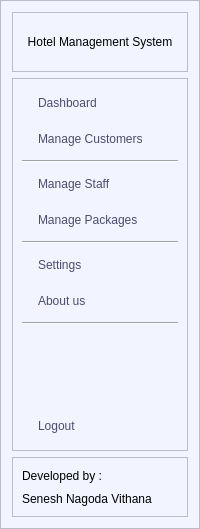
        <widget class="QFrame" name="frame_3">
         <property name="minimumSize">
          <size>
           <width>200</width>
           <height>0</height>
          </size>
         </property>
         <property name="maximumSize">
          <size>
           <width>200</width>
           <height>16777215</height>
          </size>
         </property>
         <property name="styleSheet">
          <string notr="true">background: #F2F4FF;</string>
         </property>
         <property name="frameShape">
          <enum>QFrame::StyledPanel</enum>
         </property>
         <property name="frameShadow">
          <enum>QFrame::Raised</enum>
         </property>
         <property name="lineWidth">
          <number>0</number>
         </property>
         <layout class="QVBoxLayout" name="verticalLayout_4">
          <item>
           <widget class="QFrame" name="frame_11">
            <property name="minimumSize">
             <size>
              <width>0</width>
              <height>60</height>
             </size>
            </property>
            <property name="maximumSize">
             <size>
              <width>16777215</width>
              <height>60</height>
             </size>
            </property>
            <property name="frameShape">
             <enum>QFrame::StyledPanel</enum>
            </property>
            <property name="frameShadow">
             <enum>QFrame::Raised</enum>
            </property>
            <layout class="QVBoxLayout" name="verticalLayout_5">
             <item>
              <widget class="QLabel" name="label_5">
               <property name="styleSheet">
                <string notr="true">font: 700 12pt &quot;SF Pro Display&quot;;</string>
               </property>
               <property name="text">
                <string>Hotel Management System</string>
               </property>
               <property name="alignment">
                <set>Qt::AlignCenter</set>
               </property>
               <property name="wordWrap">
                <bool>true</bool>
               </property>
              </widget>
             </item>
            </layout>
           </widget>
          </item>
          <item>
           <widget class="QFrame" name="frame_12">
            <property name="layoutDirection">
             <enum>Qt::LeftToRight</enum>
            </property>
            <property name="styleSheet">
             <string notr="true">/* Default button style */
QPushButton {
    background-color: transparent;
	font: 10pt &quot;SF Pro Display&quot;;
    color: #4C4C6C;
    border: none;
    border-radius: 5px;
    padding: 8px 16px; 
text-align: left;

}

/* Button style on hover */
QPushButton:hover {
 background-color: #46464b;
	color: #ffffff;
	font-weight: bold;
}

/* Button style when pressed */
QPushButton:pressed {
    background-color: #AE544F;
 	color: #FFFFFF;
}

QPushButton:checked {
	background-color: #AE544F;
 	color: #FFFFFF;
}</string>
            </property>
            <property name="frameShape">
             <enum>QFrame::StyledPanel</enum>
            </property>
            <property name="frameShadow">
             <enum>QFrame::Raised</enum>
            </property>
            <layout class="QVBoxLayout" name="verticalLayout_7">
             <item>
              <widget class="QPushButton" name="btn_dashboard">
               <property name="text">
                <string>Dashboard</string>
               </property>
               <property name="icon">
                <iconset resource="../../icon/icon.qrc">
                 <normaloff>:/newPrefix/Home.svg</normaloff>
                 <disabledoff>:/newPrefix/Home.svg</disabledoff>
                 <activeon>:/newPrefix/Home_W.svg</activeon>
                 <selectedon>:/newPrefix/Home_W.svg</selectedon>:/newPrefix/Home.svg</iconset>
               </property>
               <property name="checkable">
                <bool>true</bool>
               </property>
              </widget>
             </item>
             <item>
              <widget class="QPushButton" name="btn_mgt_customer">
               <property name="text">
                <string>Manage Customers</string>
               </property>
               <property name="icon">
                <iconset resource="../../icon/icon.qrc">
                 <normaloff>:/newPrefix/Partners_List.svg</normaloff>
                 <normalon>:/newPrefix/Partners_List_W.svg</normalon>:/newPrefix/Partners_List.svg</iconset>
               </property>
               <property name="checkable">
                <bool>true</bool>
               </property>
              </widget>
             </item>
             <item>
              <widget class="Line" name="line">
               <property name="orientation">
                <enum>Qt::Horizontal</enum>
               </property>
              </widget>
             </item>
             <item>
              <widget class="QPushButton" name="btn_mgt_staff">
               <property name="text">
                <string>Manage Staff</string>
               </property>
               <property name="icon">
                <iconset resource="../../icon/icon.qrc">
                 <normaloff>:/newPrefix/Assistant.svg</normaloff>
                 <normalon>:/newPrefix/Assistant_W.svg</normalon>:/newPrefix/Assistant.svg</iconset>
               </property>
               <property name="checkable">
                <bool>true</bool>
               </property>
              </widget>
             </item>
             <item>
              <widget class="QPushButton" name="btn_mgt_package">
               <property name="text">
                <string>Manage Packages</string>
               </property>
               <property name="icon">
                <iconset resource="../../icon/icon.qrc">
                 <normaloff>:/newPrefix/Report.svg</normaloff>
                 <normalon>:/newPrefix/Report_W.svg</normalon>:/newPrefix/Report.svg</iconset>
               </property>
               <property name="checkable">
                <bool>true</bool>
               </property>
              </widget>
             </item>
             <item>
              <widget class="Line" name="line_2">
               <property name="orientation">
                <enum>Qt::Horizontal</enum>
               </property>
              </widget>
             </item>
             <item>
              <widget class="QPushButton" name="btn_settings">
               <property name="text">
                <string>Settings</string>
               </property>
               <property name="icon">
                <iconset resource="../../icon/icon.qrc">
                 <normaloff>:/newPrefix/setting_dark.svg</normaloff>
                 <normalon>:/newPrefix/setting_light.svg</normalon>:/newPrefix/setting_dark.svg</iconset>
               </property>
               <property name="iconSize">
                <size>
                 <width>11</width>
                 <height>11</height>
                </size>
               </property>
               <property name="checkable">
                <bool>true</bool>
               </property>
              </widget>
             </item>
             <item>
              <widget class="QPushButton" name="btn_about_us">
               <property name="text">
                <string>About us</string>
               </property>
               <property name="icon">
                <iconset resource="../../icon/icon.qrc">
                 <normaloff>:/newPrefix/P_msg.svg</normaloff>
                 <normalon>:/newPrefix/P_msg_W.svg</normalon>:/newPrefix/P_msg.svg</iconset>
               </property>
               <property name="checkable">
                <bool>true</bool>
               </property>
              </widget>
             </item>
             <item>
              <widget class="Line" name="line_3">
               <property name="orientation">
                <enum>Qt::Horizontal</enum>
               </property>
              </widget>
             </item>
             <item>
              <spacer name="verticalSpacer">
               <property name="orientation">
                <enum>Qt::Vertical</enum>
               </property>
               <property name="sizeHint" stdset="0">
                <size>
                 <width>20</width>
                 <height>80</height>
                </size>
               </property>
              </spacer>
             </item>
             <item>
              <widget class="QPushButton" name="btn_about_us_2">
               <property name="text">
                <string>Logout</string>
               </property>
               <property name="icon">
                <iconset resource="../../icon/icon.qrc">
                 <normaloff>:/newPrefix/logout-svgrepo-com.svg</normaloff>:/newPrefix/logout-svgrepo-com.svg</iconset>
               </property>
               <property name="checkable">
                <bool>true</bool>
               </property>
              </widget>
             </item>
            </layout>
           </widget>
          </item>
          <item>
           <widget class="QFrame" name="frame_13">
            <property name="minimumSize">
             <size>
              <width>0</width>
              <height>60</height>
             </size>
            </property>
            <property name="maximumSize">
             <size>
              <width>16777215</width>
              <height>60</height>
             </size>
            </property>
            <property name="frameShape">
             <enum>QFrame::StyledPanel</enum>
            </property>
            <property name="frameShadow">
             <enum>QFrame::Raised</enum>
            </property>
            <layout class="QVBoxLayout" name="verticalLayout_6">
             <item>
              <widget class="QLabel" name="label_6">
               <property name="styleSheet">
                <string notr="true">font: 10pt &quot;SF Pro Display&quot;;</string>
               </property>
               <property name="text">
                <string>Developed by :</string>
               </property>
              </widget>
             </item>
             <item>
              <widget class="QLabel" name="label_7">
               <property name="styleSheet">
                <string notr="true">font: 700 10pt &quot;SF Pro Display&quot;;</string>
               </property>
               <property name="text">
                <string>Senesh Nagoda Vithana</string>
               </property>
              </widget>
             </item>
            </layout>
           </widget>
          </item>
         </layout>
        </widget>
